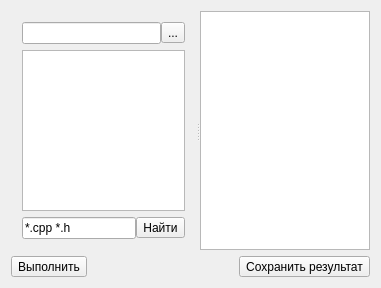
<?xml version="1.0" encoding="UTF-8"?>
<ui version="4.0">
 <class>MainWindow</class>
 <widget class="QMainWindow" name="MainWindow">
  <property name="geometry">
   <rect>
    <x>0</x>
    <y>0</y>
    <width>381</width>
    <height>288</height>
   </rect>
  </property>
  <property name="windowTitle">
   <string>Подсчет количества строк - автор Илья Петраш - версия 1.0</string>
  </property>
  <widget class="QWidget" name="centralWidget">
   <layout class="QVBoxLayout" name="verticalLayout_2">
    <item>
     <widget class="QSplitter" name="splitter">
      <property name="orientation">
       <enum>Qt::Horizontal</enum>
      </property>
      <property name="childrenCollapsible">
       <bool>false</bool>
      </property>
      <widget class="QWidget" name="layoutWidget">
       <layout class="QVBoxLayout" name="verticalLayout">
        <item>
         <layout class="QHBoxLayout" name="horizontalLayout">
          <property name="spacing">
           <number>0</number>
          </property>
          <item>
           <widget class="QLineEdit" name="lEditRootDir"/>
          </item>
          <item>
           <widget class="QToolButton" name="tButtonSelectRootDir">
            <property name="text">
             <string>...</string>
            </property>
           </widget>
          </item>
         </layout>
        </item>
        <item>
         <widget class="QTreeView" name="files">
          <property name="editTriggers">
           <set>QAbstractItemView::NoEditTriggers</set>
          </property>
          <attribute name="headerVisible">
           <bool>false</bool>
          </attribute>
         </widget>
        </item>
        <item>
         <layout class="QHBoxLayout" name="horizontalLayout_2">
          <property name="spacing">
           <number>0</number>
          </property>
          <item>
           <widget class="QLineEdit" name="lEditFilters">
            <property name="text">
             <string>*.cpp *.h</string>
            </property>
           </widget>
          </item>
          <item>
           <widget class="QToolButton" name="tButtonFind">
            <property name="text">
             <string>Найти</string>
            </property>
           </widget>
          </item>
         </layout>
        </item>
       </layout>
      </widget>
      <widget class="QTextBrowser" name="tBrowserInfo"/>
     </widget>
    </item>
    <item>
     <layout class="QHBoxLayout" name="horizontalLayout_3">
      <item>
       <widget class="QToolButton" name="tButtonRun">
        <property name="text">
         <string>Выполнить</string>
        </property>
       </widget>
      </item>
      <item>
       <spacer name="horizontalSpacer">
        <property name="orientation">
         <enum>Qt::Horizontal</enum>
        </property>
        <property name="sizeHint" stdset="0">
         <size>
          <width>40</width>
          <height>20</height>
         </size>
        </property>
       </spacer>
      </item>
      <item>
       <widget class="QToolButton" name="tButtonSaveAs">
        <property name="text">
         <string>Сохранить результат</string>
        </property>
       </widget>
      </item>
     </layout>
    </item>
   </layout>
  </widget>
 </widget>
 <layoutdefault spacing="6" margin="11"/>
 <resources/>
 <connections/>
</ui>
